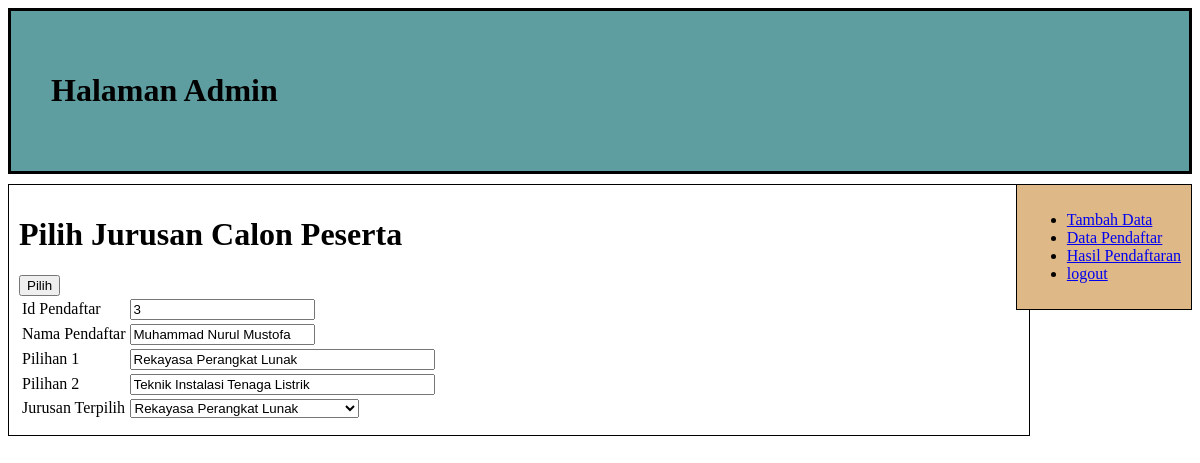
/admin.php?pilih&&id=3 (signed in), run on the app's committed database.
### tables this page shows
CREATE TABLE `pendaftar` (
  `idpendaftar` int(11) NOT NULL,
  `nama` varchar(35) NOT NULL,
  `ttl` varchar(50) NOT NULL,
  `jk` varchar(25) NOT NULL,
  `alamat` text NOT NULL,
  `asal` varchar(50) NOT NULL,
  `pil1` varchar(50) NOT NULL,
  `pil2` varchar(50) NOT NULL
);

### functions.php (called while the page is built, shortened)
<?php
$koneksi = mysqli_connect("localhost", "root", "", "db_psb");
function query($query)
{
    global $koneksi;
    $result = mysqli_query($koneksi, $query);
    $rows = [];
    while ($row = mysqli_fetch_assoc($result)) {
        $rows[] = $row;
    }
    return $rows;
}

### pilihjurusan.php (the view, shortened to what this page needs)
<?php
require "functions.php";
$id = $_GET["id"];
$siswa = query("SELECT * FROM pendaftar WHERE idpendaftar = $id")[0];
$jurusan = query("SELECT * FROM jurusan");
?>
<!DOCTYPE html>
<html lang="en">
<head>
</head>
<body>
    <h1>Pilih Jurusan Calon Peserta</h1>
    <form action="" method="POST">
        <table>
            <tr>
                <td>Id Pendaftar</td>
                <td><input type="text" name="id" value="<?= $siswa["idpendaftar"]; ?>" readonly></td>
            </tr>
            <tr>
                <td>Nama Pendaftar</td>
                <td><input type="text" name="nama" value="<?= $siswa["nama"]; ?>" readonly></td>
            </tr>
            <tr>
                <td>Pilihan 1</td>
                <td><input type="text" size="35" name="pil1" value="<?= $siswa["pil1"]; ?>" readonly></td>
            </tr>
            <tr>
                <td>Pilihan 2</td>
                <td><input type="text" size="35" name="pil2" value="<?= $siswa["pil2"]; ?>" readonly></td>
            </tr>
            <tr>
                <td>Jurusan Terpilih</td>
                <td>
                    <select name="jurusanok" id="">
                        <?php foreach ($jurusan as $j) : ?>
                            <option value="<?= $j["idjurusan"]; ?>"><?= $j["namajurusan"]; ?></option>
                        <?php endforeach; ?>
                    </select>
                </td>
            </tr>
            <tr>
                <td></td>
                <button type="submit" name="submit">Pilih</button>
            </tr>
        </table>
    </form>
</body>
</html>

### data on the page
pendaftar: id "3", nama "Muhammad Nurul Mustofa", pil1 "Rekayasa Perangkat Lunak", pil2 "Teknik Instalasi Tenaga Listrik"

### other printed values
form field jurusanok "Rekayasa Perangkat Lunak"
